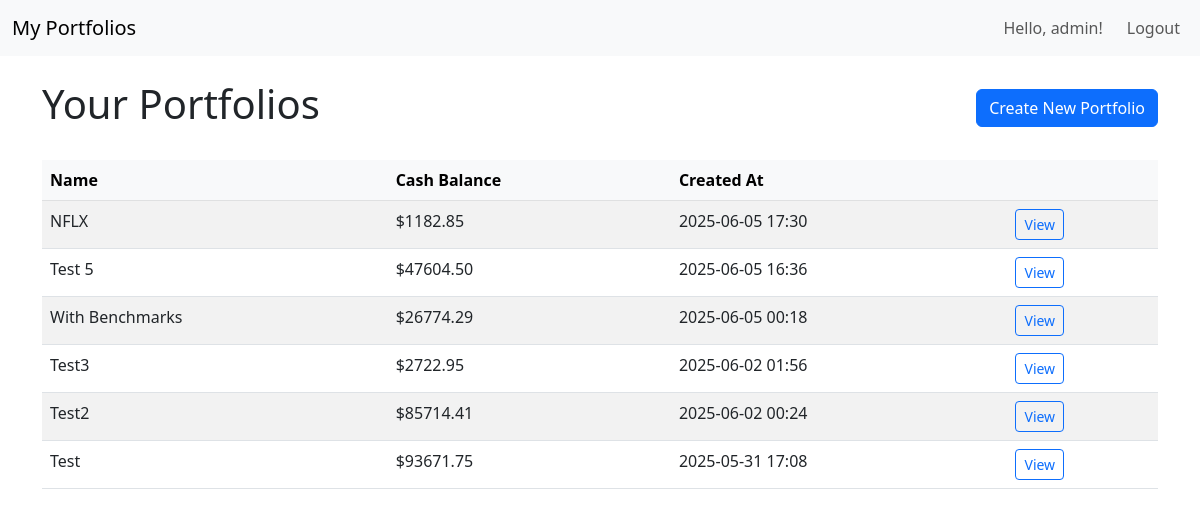
/portfolios/ (signed in), run on an earlier commit of the app's database.
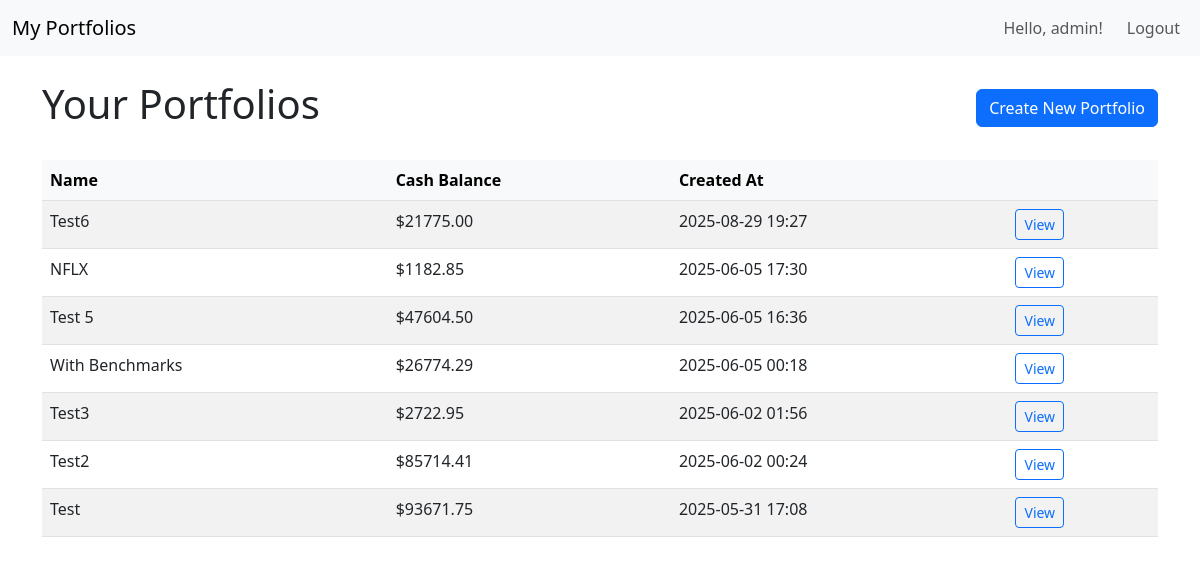
And on a later commit of the database.
### portfolios/models.py (models this page shows, shortened)
class Portfolio(models.Model):
    user = models.ForeignKey(
        User, on_delete=models.CASCADE, related_name="portfolios"
    )
    name = models.CharField(max_length=100)
    cash_balance = models.FloatField(default=100000.00, validators=[MinValueValidator(0)])
    holdings = JSONField(default=dict)
    benchmarks = JSONField(default=list)
    created_at = models.DateTimeField(auto_now_add=True)

### portfolios/views.py (the view)
# urls.py: path("", views.PortfolioListView.as_view(), name="portfolio-list"),
class PortfolioListView(LoginRequiredMixin, ListView):
    model = Portfolio
    template_name = "portfolios/portfolio_list.html"
    context_object_name = "portfolios"
    def get_queryset(self):
        return Portfolio.objects.filter(user=self.request.user).order_by("-created_at")

### templates/portfolios/portfolio_list.html (shortened to what this page needs)
{% extends "portfolios/base.html" %}
{% block content %}
  <div class="d-flex justify-content-between align-items-center mb-4">
    <h1>Your Portfolios</h1>
    <a class="btn btn-primary" href="{% url 'portfolios:portfolio-create' %}">
      Create New Portfolio
    </a>
  </div>
  <div class="table-responsive">
    <table class="table table-striped w-100">
      <thead class="table-light">
        <tr>
          <th scope="col">Name</th>
          <th scope="col">Cash Balance</th>
          <th scope="col">Created At</th>
          <th scope="col"></th>
        </tr>
      </thead>
      <tbody>
        {% for p in portfolios %}
          <tr>
            <td>{{ p.name }}</td>
            <td>${{ p.cash_balance|floatformat:2 }}</td>
            <td>{{ p.created_at|date:"Y-m-d H:i" }}</td>
            <td>
              <a
                class="btn btn-sm btn-outline-primary"
                href="{% url 'portfolios:portfolio-detail' p.pk %}"
              >
                View
              </a>
            </td>
          </tr>
        {% empty %}
          <tr>
            <td colspan="4" class="text-center text-muted">
              You have no portfolios yet.
            </td>
          </tr>
        {% endfor %}
      </tbody>
    </table>
  </div>
{% endblock %}

What changed in the data, as far as the page shows it:
added Portfolio: name "Test6", cash_balance "21775.00", created_at "2025-08-29 19:27"
